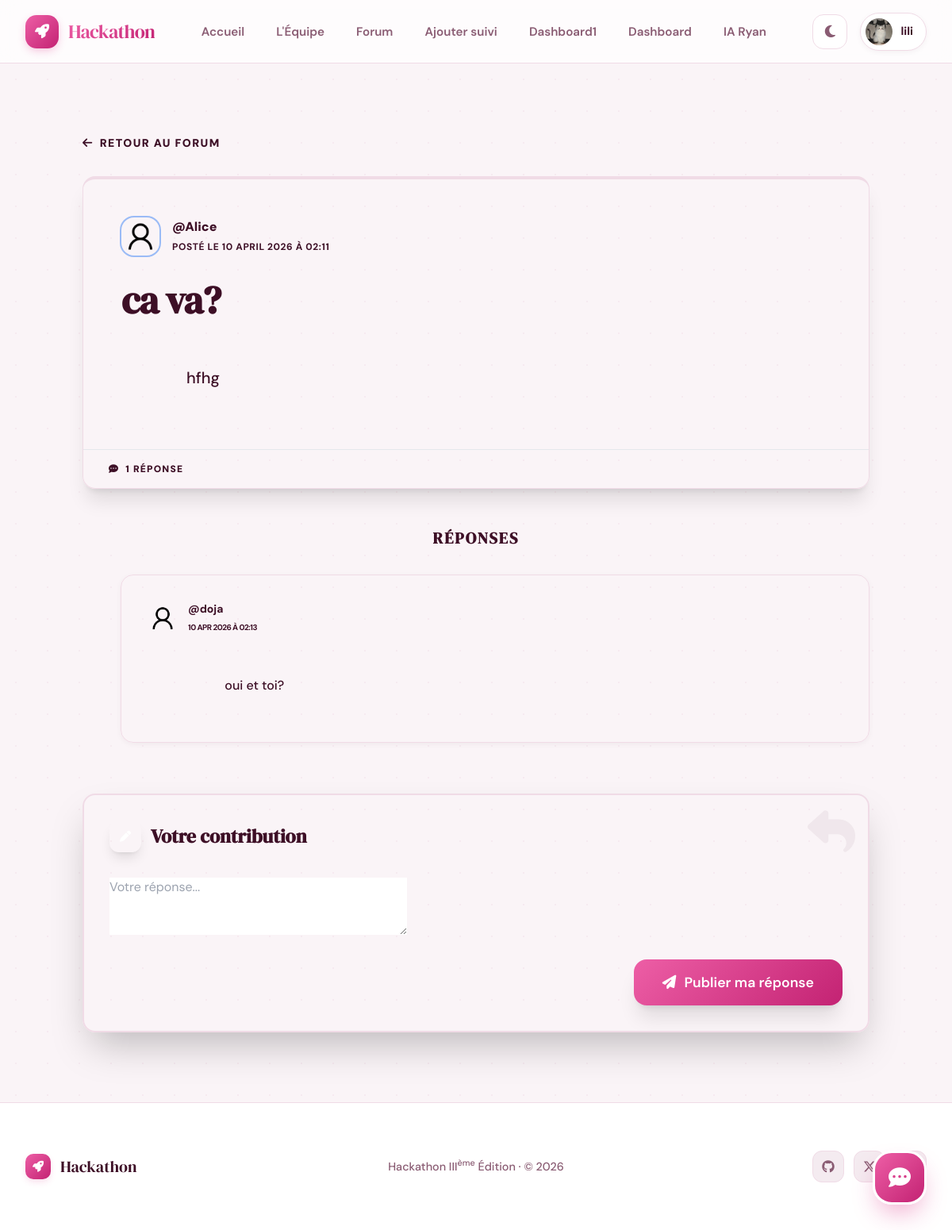
Page /forum/question/1/ (signed in) on the committed database.
### Users/models.py (models this page shows, shortened)
class User(AbstractUser):
    GROUPE_SANGUIN_CHOIX = [
        ('A+', 'A+'), ('A-', 'A-'),
        ('B+', 'B+'), ('B-', 'B-'),
        ('AB+', 'AB+'), ('AB-', 'AB-'),
        ('O+', 'O+'), ('O-', 'O-'),
    ]
    is_admin_user = models.BooleanField(default=False)
    is_customer = models.BooleanField(default=True)
    age = models.PositiveIntegerField(null=True, blank=True, help_text="25")
    date_dernieres_regles = models.DateField(null=True, blank=True)
    date_prevue_accouchement = models.DateField(null=True, blank=True)
    taille = models.PositiveIntegerField(null=True, blank=True, help_text="En cm")
    poids_initial = models.FloatField(null=True, blank=True, help_text="En kg")
    groupe_sanguin = models.CharField(
        null=True,
        blank=True,
        max_length=5,
        choices=GROUPE_SANGUIN_CHOIX
    )
    antecedents_medicaux = models.TextField(null=True, blank=True)
    nombre_grossesses_precedentes = models.PositiveIntegerField(default=0)
    photo = models.ImageField(
        upload_to="profile_pictures/",
        default="profile_pictures/default.png",
        blank=True,
        null=True,
    )

### forum/models.py (models this page shows, shortened)
class Question(models.Model):
    user = models.ForeignKey(
        settings.AUTH_USER_MODEL,
        on_delete=models.CASCADE,
        related_name='questions'
    )
    title = models.CharField(max_length=255)
    content = models.TextField()
    created_at = models.DateTimeField(auto_now_add=True)
    updated_at = models.DateTimeField(auto_now=True)
    class Meta:
        ordering = ['-created_at']

class Answer(models.Model):
    user = models.ForeignKey(
        settings.AUTH_USER_MODEL,
        on_delete=models.CASCADE,
        related_name='answers'
    )
    question = models.ForeignKey(
        Question,
        on_delete=models.CASCADE,
        related_name='answers'
    )
    content = models.TextField()
    created_at = models.DateTimeField(auto_now_add=True)
    updated_at = models.DateTimeField(auto_now=True)
    class Meta:
        ordering = ['created_at']

### forum/views.py (the view)
# urls.py: path('question/<int:pk>/', views.question_detail, name='question_detail'),
def question_detail(request, pk):
    question = get_object_or_404(Question, pk=pk)
    answers = question.answers.all().select_related('user')
    if request.method == 'POST' and request.user.is_authenticated:
        form = AnswerForm(request.POST)
        if form.is_valid():
            answer = form.save(commit=False)
            answer.user = request.user
            answer.question = question
            answer.save()
            return redirect('forum:question_detail', pk=pk)
    else:
        form = AnswerForm()
    return render(request, 'forum/question_detail.html', {
        'question': question,
        'answers': answers,
        'form': form
    })

### templates/forum/question_detail.html (shortened to what this page needs)
{% extends 'Base/base.html' %}
{% block content %}
<div class="container mx-auto px-4 py-12 max-w-5xl">
    <a href="{% url 'forum:question_list' %}" class="inline-flex items-center gap-2 text-sm font-black uppercase tracking-widest text-primary hover:text-ink transition-colors mb-8 group">
        <i class="fas fa-arrow-left transition-transform group-hover:-translate-x-1"></i>
        Retour au forum
    </a>
    <div class="cool-card !p-0 overflow-hidden mb-12 shadow-xl border-t-4 border-t-primary">
        <div class="p-8 md:p-12">
            <div class="flex flex-wrap items-center gap-4 mb-8">
                {% if question.user.photo %}
                    <img src="{{ question.user.photo.url }}" class="w-12 h-12 rounded-2xl object-cover ring-2 ring-paper" alt="{{ question.user.username }}">
                {% else %}
                    <div class="w-12 h-12 rounded-2xl bg-grad-primary flex items-center justify-center text-white font-bold">
                        {{ question.user.username|first|upper }}
                    </div>
                {% endif %}
                <div>
                    <span class="block font-black text-ink">@{{ question.user.username }}</span>
                    <span class="text-xs font-bold text-ink-muted uppercase tracking-wider">Posté le {{ question.created_at|date:"d F Y à H:i" }}</span>
                </div>
            </div>
            <h1 class="text-3xl md:text-5xl font-black text-ink mb-8 leading-tight tracking-tight">
                {{ question.title }}
            </h1>
            <div class="prose prose-pink max-w-none text-ink/80 text-lg md:text-xl leading-relaxed whitespace-pre-wrap font-medium">
                {{ question.content }}
            </div>
        </div>
        <div class="bg-surface-2 px-8 py-4 border-t border-line flex items-center gap-6">
            <span class="text-xs font-black uppercase tracking-widest text-ink-muted flex items-center gap-2">
                <i class="fas fa-comment-dots text-primary"></i>
                {{ answers.count }} Réponse{{ answers.count|pluralize }}
            </span>
        </div>
    </div>
    <div class="flex items-center gap-4 mb-8">
        <div class="h-px flex-grow bg-line"></div>
        <h3 class="text-xl font-black text-ink uppercase tracking-widest">Réponses</h3>
        <div class="h-px flex-grow bg-line"></div>
    </div>
    <div class="space-y-8 mb-16">
        {% for answer in answers %}
            <div class="relative pl-8 md:pl-12">
                <div class="absolute left-0 top-0 bottom-0 w-1 bg-grad-primary opacity-20 rounded-full"></div>
                <div class="cool-card group hover:border-primary/20 transition-all">
                    <div class="flex items-center justify-between mb-6">
                        <div class="flex items-center gap-3">
                            {% if answer.user.photo %}
                                <img src="{{ answer.user.photo.url }}" class="w-10 h-10 rounded-xl object-cover" alt="{{ answer.user.username }}">
                            {% else %}
                                <div class="w-10 h-10 rounded-xl bg-surface-2 flex items-center justify-center text-ink font-bold">
                                    {{ answer.user.username|first|upper }}
                                </div>
                            {% endif %}
                            <div>
                                <span class="block font-bold text-ink text-sm">@{{ answer.user.username }}</span>
                                <span class="text-[10px] font-bold text-ink-muted uppercase tracking-tighter">{{ answer.created_at|date:"d M Y à H:i" }}</span>
                            </div>
                        </div>
                    </div>
                    <div class="text-ink-muted leading-relaxed whitespace-pre-wrap font-medium">
                        {{ answer.content }}
                    </div>
                </div>
            </div>
        {% empty %}
            <div class="text-center py-16 bg-surface-2 rounded-3xl border-2 border-dashed border-line">
                <p class="text-ink-muted font-bold italic">Soyez la première personne à apporter une réponse !</p>
            </div>
        {% endfor %}
    </div>
    {% if user.is_authenticated %}
        <div class="cool-card shadow-2xl border-2 border-primary/10 relative overflow-hidden">
            <div class="absolute top-0 right-0 p-4 opacity-5">
                <i class="fas fa-reply text-6xl"></i>
            </div>
            <h3 class="text-2xl font-black text-ink mb-8 flex items-center gap-3">
                <span class="w-10 h-10 rounded-xl bg-primary text-white flex items-center justify-center text-sm shadow-lg">
                    <i class="fas fa-pen"></i>
                </span>
                Votre contribution
            </h3>
            <form method="POST" class="space-y-6">
                <div class="relative">
                    {{ form.content }}
                </div>
                <div class="flex justify-end">
                    <button type="submit" class="btn btn-primary btn-lg shadow-xl hover:scale-105 active:scale-95 transition-all">
                        <i class="fas fa-paper-plane"></i>
                        Publier ma réponse
                    </button>
                </div>
            </form>
        </div>
    {% endif %}
</div>
{% endblock %}

### templates/Base/base.html (shortened to what this page needs)
<!doctype html>
<html lang="fr" data-theme="light">
    <head>
        <script src="https://cdn.tailwindcss.com"></script>
        <link
            rel="stylesheet"
            href="https://cdnjs.cloudflare.com/ajax/libs/font-awesome/6.5.0/css/all.min.css"
        />
        {% load static %}
        <link rel="stylesheet" href="{% static 'css/style.css' %}" />
    </head>
    <body>
        <nav
            class="navbar"
            role="navigation"
            aria-label="Navigation principale"
        >
            <div class="navbar-inner">
                <a
                    href="{% url 'users:landing' %}"
                    class="logo"
                    aria-label="Hackathon — Accueil"
                >
                    <div class="logo-mark"><i class="fas fa-rocket"></i></div>
                    <span class="logo-text">Hackathon</span>
                </a>
                <ul class="nav-links desktop-nav" role="list">
                    <li><a href="{% url 'users:landing' %}">Accueil</a></li>
                    <li><a href="{% url 'users:about' %}">L'Équipe</a></li>
                    <li><a href="{% url 'forum:question_list' %}">Forum</a></li>
                    <li>
                        <a href="{% url 'pregancy:ajouter_suivi' %}"
                            >Ajouter suivi</a
                        >
                    </li>
                    <li>
                        <a href="{% url 'pregancy:dashboard' %}">Dashboard1</a>
                    </li>
                    {% if user.is_authenticated %}
                    <li><a href="{% url 'users:user_home' %}">Dashboard</a></li>
                    <li><a href="{% url 'users:chat_home' %}">IA Ryan</a></li>
                    {% endif %}
                </ul>
                <div class="nav-actions desktop-nav">
                    <button
                        class="theme-btn"
                        id="theme-toggle"
                        aria-label="Changer le thème"
                    >
                        <i class="fas fa-moon icon-moon"></i>
                    </button>
                    {% if user.is_authenticated %}
                    <a href="{% url 'users:profile' %}" class="user-pill">
                        {% if user.photo %}
                        <img
                            src="{{ user.photo.url }}"
                            class="avatar"
                            alt="{{ user.username }}"
                        />
                        {% else %}
                        <div class="avatar-initials">
                            {{ user.username|first|upper }}
                        </div>
                        {% endif %}
                        <span class="user-name">{{ user.username }}</span>
                    </a>
                    {% endif %}
                </div>
            </div>
        </nav>
        <main class="main">{% block content %}{% endblock %}</main>
        <footer>
            <div class="footer-inner">
                <div class="footer-brand">
                    <div class="footer-mark"><i class="fas fa-rocket"></i></div>
                    <span class="footer-brand-name">Hackathon</span>
                </div>
                <p class="footer-copy">
                    Hackathon III<sup>ème</sup> Édition · © 2026
                </p>
                <div class="footer-links">
                    <a href="#" aria-label="GitHub"
                        ><i class="fab fa-github"></i
                    ></a>
                    <a href="#" aria-label="Twitter"
                        ><i class="fab fa-x-twitter"></i
                    ></a>
                    <a href="#" aria-label="LinkedIn"
                        ><i class="fab fa-linkedin-in"></i
                    ></a>
                </div>
            </div>
        </footer>
        {% if user.is_authenticated and "/chat/" not in request.path %}
        <div class="chat-widget">
            <button class="chat-bubble" onclick="toggleWidget()">
                <i class="fas fa-comment-dots" id="widget-icon"></i>
            </button>
        </div>
        {% endif %}
    </body>
</html>

### rows in the picture
User: photo (picture), username "lili"
Question: user.photo (placeholder picture), user.username "Alice", created_at "10 APRIL 2026 À 02:11", title "ca va?", content "hfhg"
Answer: user.photo (placeholder picture), user.username "doja", created_at "10 APR 2026 À 02:13", content "oui et toi?"

### other values in the picture
{{ answers.count }} "1"
